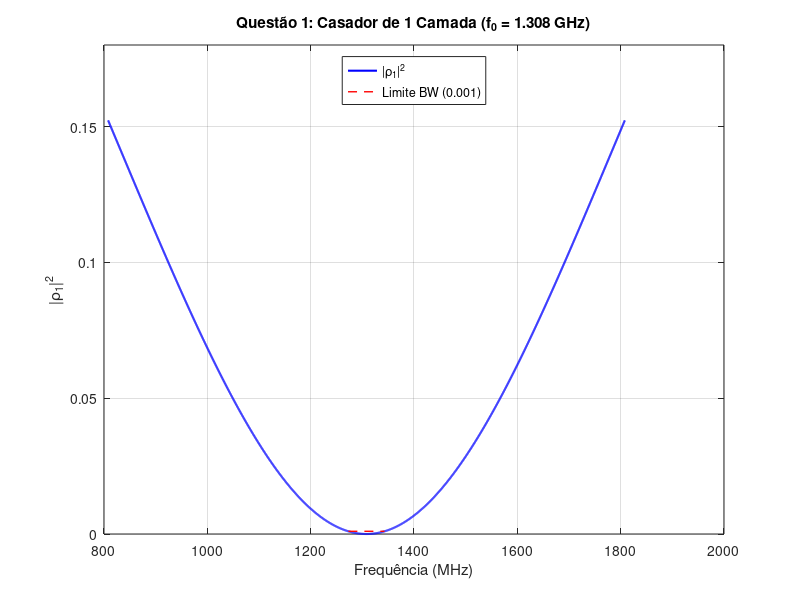
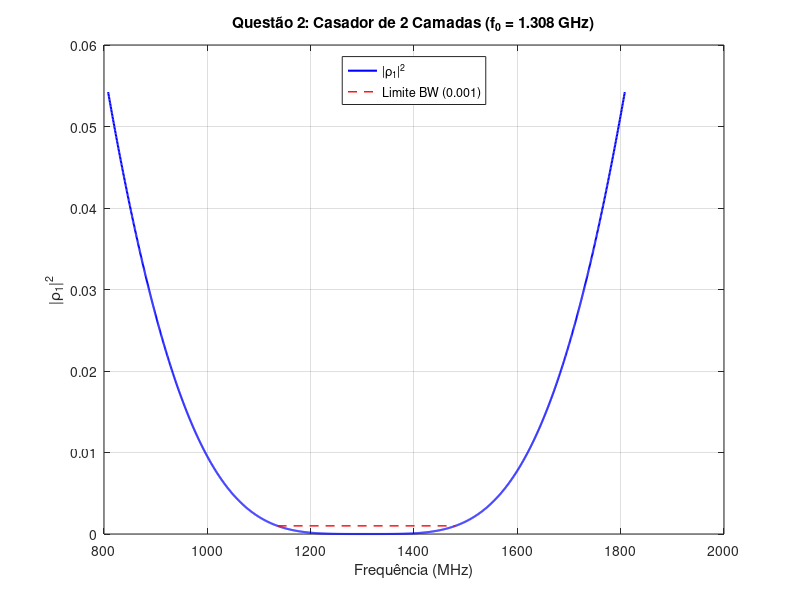

The MATLAB script that drew these images, in order:
%% Script para PTC3314 - Exercício de Simulação 3
% Baseado no NUSP 12544308

clear;
clc;
close all;

%% ------------------- Constantes e Definições -------------------
nusp = 12544308;
f0 = 1.308e9; % Frequência central f0 = 1,308 GHz

% Definição da faixa de frequência da simulação
f_start = f0 - 500e6; % f0 - 500 MHz
f_stop = f0 + 500e6;  % f0 + 500 MHz
passo = 0.5e6;       % Passo de 0.5 MHz
f = f_start:passo:f_stop; % Vetor de frequências

% Impedâncias (usando valores relativos a eta0)
eta_1 = 1;     % Ar
eta_f = 1/4;   % Dielétrico final (sqrt(16) = 4)

% Limite para cálculo da Largura de Banda (BW)
BW_limit = 0.001; %

% Pre-alocação de vetores para os resultados
rho1_sq_q1 = zeros(size(f));
rho1_sq_q2 = zeros(size(f));

%% ------------------- Loop de Simulação -------------------
% A função de impedância de entrada é:
% Z_in = Z0 * (Z_L + 1j * Z0 * tan(beta*d)) / (Z0 + 1j * Z_L * tan(beta*d))
% Onde beta*d = (2*pi*f/v) * (v / (4*f0)) = (pi * f) / (2 * f0)

for i = 1:length(f)
    freq_atual = f(i);
    
    % Argumento da tangente (comprimento elétrico)
    % beta*d = (pi * f) / (2 * f0)
    beta_d = (pi * freq_atual) / (2 * f0);
    
    % --- Questão 1: Uma camada ---
    % eta2 = sqrt(eta1 * etaf) = sqrt(1 * 1/4) = 1/2
    eta_2_q1 = 1/2; 
    
    % Impedância de entrada vista da interface 1
    eta_in_q1 = eta_2_q1 * (eta_f + 1j * eta_2_q1 * tan(beta_d)) / ...
                          (eta_2_q1 + 1j * eta_f * tan(beta_d));
    
    % Coeficiente de reflexão na interface 1
    rho1_q1 = (eta_in_q1 - eta_1) / (eta_in_q1 + eta_1);
    rho1_sq_q1(i) = abs(rho1_q1)^2;
    
    
    % --- Questão 2: Duas camadas ---
    eta_2_q2 = 1/sqrt(2); %
    eta_3_q2 = 1/sqrt(8); %
    
    % Passo 1: Impedância de entrada vista da interface 2 (entrada da camada 3)
    eta_in_2 = eta_3_q2 * (eta_f + 1j * eta_3_q2 * tan(beta_d)) / ...
                           (eta_3_q2 + 1j * eta_f * tan(beta_d));
    
    % Passo 2: Impedância de entrada vista da interface 1 (entrada da camada 2)
    % A carga para a camada 2 é eta_in_2
    eta_in_1 = eta_2_q2 * (eta_in_2 + 1j * eta_2_q2 * tan(beta_d)) / ...
                           (eta_2_q2 + 1j * eta_in_2 * tan(beta_d));
                           
    % Coeficiente de reflexão na interface 1
    rho1_q2 = (eta_in_1 - eta_1) / (eta_in_1 + eta_1);
    rho1_sq_q2(i) = abs(rho1_q2)^2;
end

%% ------------------- Resultados e Gráficos -------------------

% --- Questão 1 ---
fprintf('--------- Questão 1 (f0 = %.3f GHz) ---------\n', f0/1e9);
% Valores específicos
f0_idx = find(f == f0);
fprintf('  |rho1(f0 - 500 MHz)|^2 = %.5f\n', rho1_sq_q1(1));
fprintf('  |rho1(f0)|^2           = %.5f (ideal: 0)\n', rho1_sq_q1(f0_idx));
fprintf('  |rho1(f0 + 500 MHz)|^2 = %.5f\n', rho1_sq_q1(end));

% Cálculo da Largura de Banda (BW)
indices_bw_q1 = find(rho1_sq_q1 <= BW_limit);
f_low_q1 = f(indices_bw_q1(1)) / 1e6;   % em MHz
f_high_q1 = f(indices_bw_q1(end)) / 1e6; % em MHz
BW_q1 = f_high_q1 - f_low_q1;
fprintf('  Largura de Banda (<= %.3f): %.1f MHz (de %.1f a %.1f MHz)\n', ...
         BW_limit, BW_q1, f_low_q1, f_high_q1);

% Gráfico 1
figure;
plot(f / 1e6, rho1_sq_q1, 'b', 'LineWidth', 1.5);
hold on;
% Linhas de referência
plot([f_low_q1, f_high_q1], [BW_limit, BW_limit], 'r--', 'LineWidth', 1);
title(sprintf('Questão 1: Casador de 1 Camada (f_0 = %.3f GHz)', f0/1e9));
xlabel('Frequência (MHz)');
ylabel('|\rho_1|^2');
grid on;
ylim([0 0.18]); % Ajuste do eixo Y para melhor visualização
legend('|\rho_1|^2', sprintf('Limite BW (%.3f)', BW_limit), 'Location', 'north');

% --- Questão 2 ---
fprintf('\n--------- Questão 2 (f0 = %.3f GHz) ---------\n', f0/1e9);
% Valores específicos
fprintf('  |rho1(f0 - 500 MHz)|^2 = %.5f\n', rho1_sq_q2(1));
fprintf('  |rho1(f0)|^2           = %.5f (ideal: 0)\n', rho1_sq_q2(f0_idx));
fprintf('  |rho1(f0 + 500 MHz)|^2 = %.5f\n', rho1_sq_q2(end));

% Cálculo da Largura de Banda (BW)
indices_bw_q2 = find(rho1_sq_q2 <= BW_limit);
f_low_q2 = f(indices_bw_q2(1)) / 1e6;   % em MHz
f_high_q2 = f(indices_bw_q2(end)) / 1e6; % em MHz
BW_q2 = f_high_q2 - f_low_q2;
fprintf('  Largura de Banda (<= %.3f): %.1f MHz (de %.1f a %.1f MHz)\n', ...
         BW_limit, BW_q2, f_low_q2, f_high_q2);

% Gráfico 2
figure;
plot(f / 1e6, rho1_sq_q2, 'b', 'LineWidth', 1.5);
hold on;
% Linhas de referência
plot([f_low_q2, f_high_q2], [BW_limit, BW_limit], 'r--', 'LineWidth', 1);
title(sprintf('Questão 2: Casador de 2 Camadas (f_0 = %.3f GHz)', f0/1e9));
xlabel('Frequência (MHz)');
ylabel('|\rho_1|^2');
grid on;
ylim([0 0.06]); % Ajuste do eixo Y (note que o máximo é bem menor)
legend('|\rho_1|^2', sprintf('Limite BW (%.3f)', BW_limit), 'Location', 'north');

fprintf('\nAnálise: BW Q1 = %.1f MHz, BW Q2 = %.1f MHz.\n', BW_q1, BW_q2);
fprintf('O casador de 2 camadas (binomial) tem uma largura de banda %.2f vezes maior.\n', BW_q2 / BW_q1);